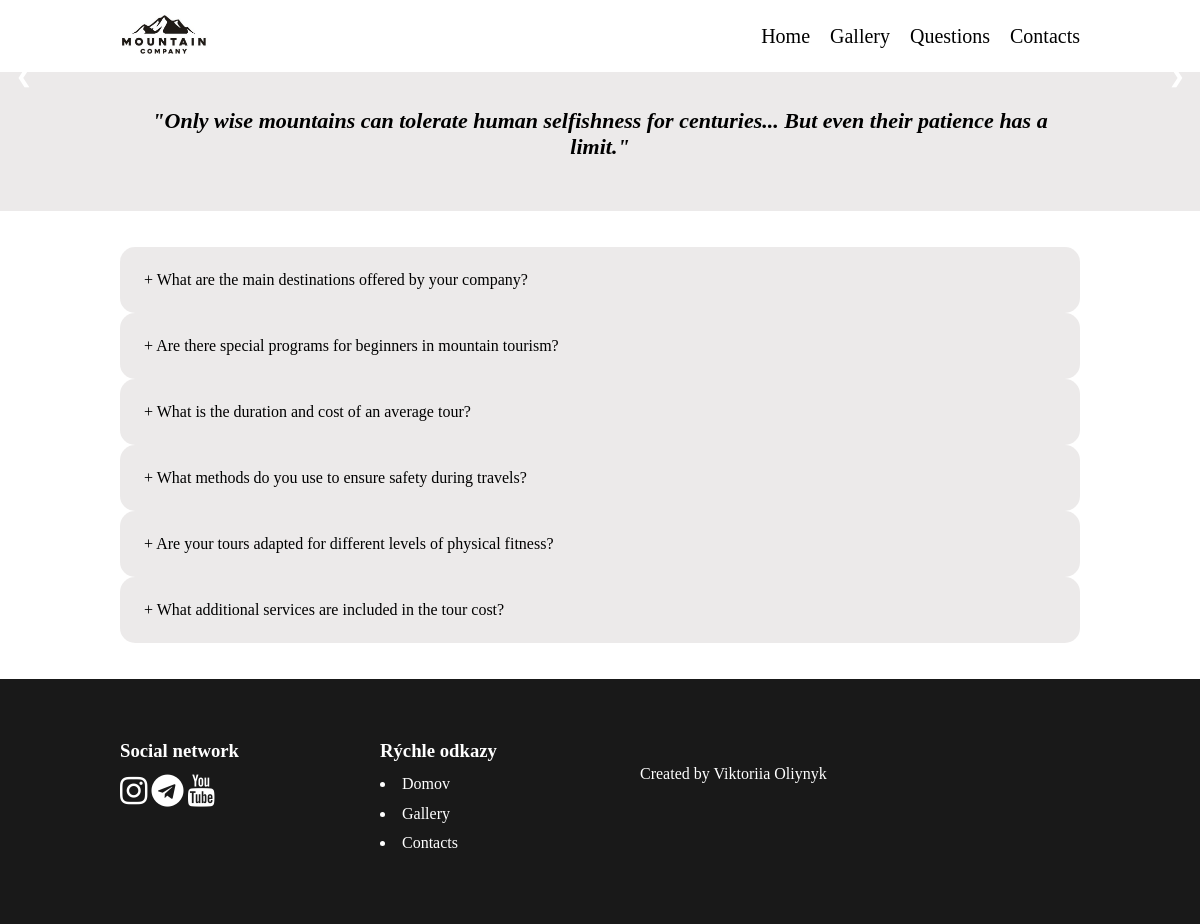
Page /templates/questions.php on the committed database.
### tables this page shows
CREATE TABLE `questions` (
  `id` int(11) NOT NULL,
  `question` text NOT NULL,
  `answer` text NOT NULL
);

### _inc/classes/Database.php (called while the page is built, shortened)
<?php
    class Database{
        private $host = 'localhost';
        private $db_name = 'sj_project';
        private $user_name = 'root';
        private $password = '';
        protected function db_connection(): PDO {
            try {
                $connection = new PDO("mysql:host=" . $this->host . ";dbname=" . $this->db_name .
                                      ";charset=utf8",
                                      $this->user_name,
                                      $this->password);
                $connection->setAttribute(PDO::ATTR_ERRMODE, PDO::ERRMODE_WARNING);
                $connection->setAttribute(PDO::ATTR_DEFAULT_FETCH_MODE,PDO::FETCH_OBJ);
                return $connection;
            } catch(PDOException $e) {
                die("Database connection error: " . $e->getMessage());
            }
        }
    }
?>

### _inc/classes/Question.php (called while the page is built)
<?php
    class Question extends Database{
        private $db;
        public function __construct()
        {
            $this->db = $this->db_connection();
        }
        public function select(){
            try{
                $sql = "SELECT * FROM questions";
                $query =  $this->db->query($sql);
                $questions = $query->fetchAll();
                return $questions;
            }catch(PDOException $e){
                echo $e->getMessage();
            }
        }
    }
?>

### templates/questions.php (the view, shortened to what this page needs)
<?php
include('partials/header.php');
?>
<main>
     <section class="container cont">
        <div class="row_text">
            <div class="col-100 text-center">
                <p class="bottom_text"><strong><em>"Only wise mountains can tolerate human selfishness for centuries... But even their patience has a limit."</em></strong></p>
            </div>
        </div>
        </section>
      <section class="container">
        <?php
        $questions_object = new Question();
          $questions = $questions_object->select();
          for ($i=0;$i<count($questions);$i++){
            echo '<div class="accordion">';
            echo '<div class="question">'.$questions[$i]->question.'</div>';
            echo '</div>';
          }
        ?>
      </section>
  </main>
  <?php
    include_once('partials/footer.php')
  ?>

### assets/css/style.css (style rules this page uses)
html { box-sizing: border-box; }
* { box-sizing: inherit; margin: 0; }
body { font-family: cursive; }
h1,h2,h3,p,a,li { margin-bottom: 0.7em; }
.container { padding:3% 10% 3% 10%; }
.cont { background-color: #e2dfdfa7; }
.text-center { text-align:center; }
.bottom_text { font-size: 22px; }

### assets/css/accordion.css (style rules this page uses)
.question { background-color:#e2dfdfa7; color:black; padding:2.5%; border-radius: 15px; }
.question::before { content: '+ '; }

### rows in the picture
questions: question "What are the main destinations offered by your company?"
questions: question "Are there special programs for beginners in mountain tourism?"
questions: question "What is the duration and cost of an average tour?"
questions: question "What methods do you use to ensure safety during travels?"
questions: question "Are your tours adapted for different levels of physical fitness?"
questions: question "What additional services are included in the tour cost?"

### other values in the picture
$page_name "Home"
$page_name "Gallery"
$page_name "Questions"
$page_name "Contacts"
$page_name "Domov"
